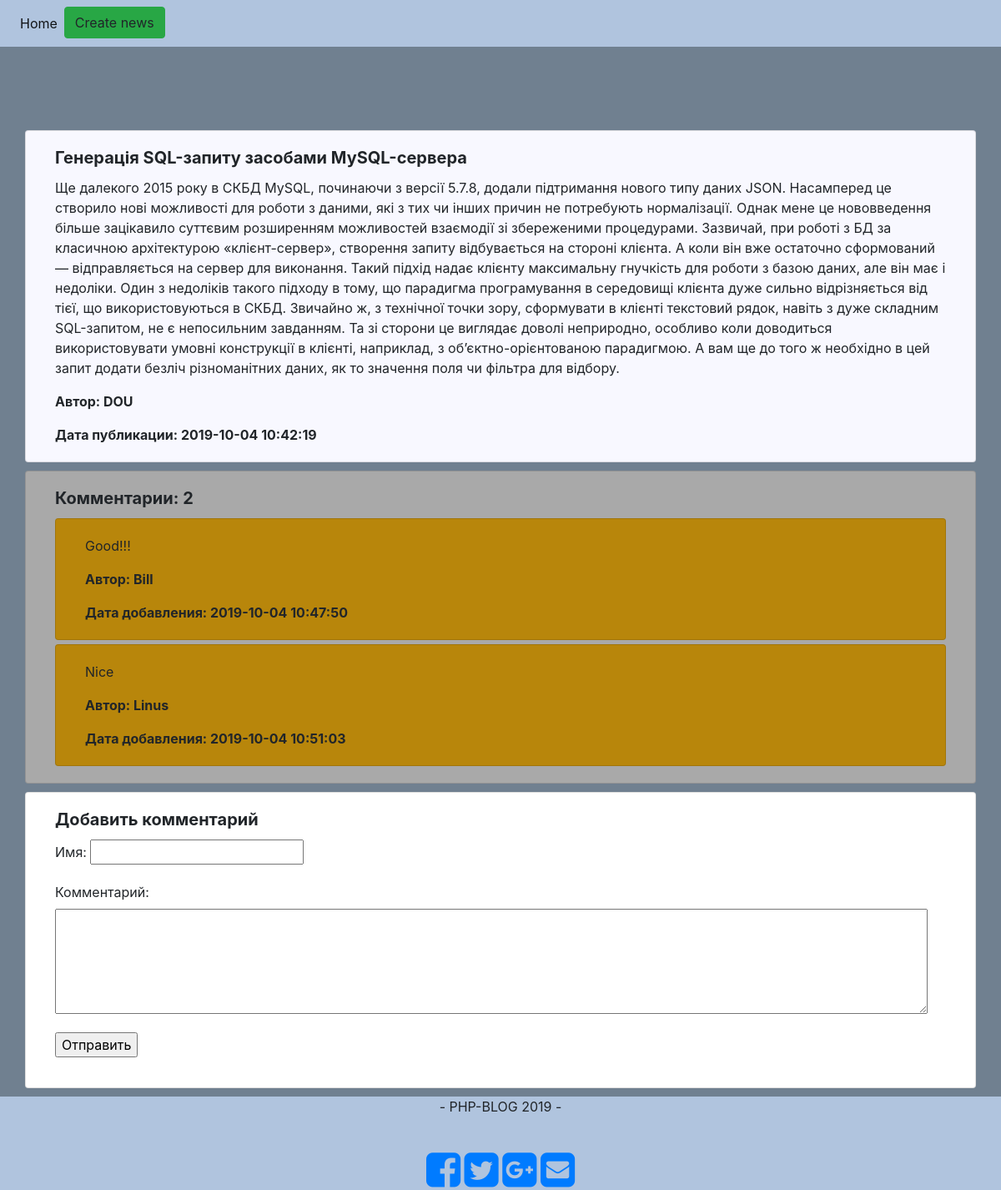
Page /news/view/1 on the committed database.
### tables this page shows
CREATE TABLE `news` (
  `id` int(11) NOT NULL,
  `author` varchar(255) NOT NULL,
  `date_d` timestamp NOT NULL DEFAULT CURRENT_TIMESTAMP,
  `name` varchar(255) NOT NULL,
  `text` text NOT NULL
);

CREATE TABLE `comments` (
  `id` int(11) NOT NULL,
  `author` varchar(255) NOT NULL,
  `news_id` int(11) NOT NULL,
  `comm` varchar(255) NOT NULL,
  `date_d` timestamp NOT NULL DEFAULT CURRENT_TIMESTAMP
);

### app/core/View.php (called while the page is built, shortened)
<?php
class View {
    public $template_view = 'main.php';
    function render() {
        include 'app/views/templates/' . $this->template_view;
    }
}

### app/controllers/Controller_News.php (called while the page is built, shortened)
<?php
class Controller_News extends Controller
{
    public $model_news;
    public $model_comment;
    public function __construct()
    {
        $this->model_news = new Model_News();
        $this->model_comment = new Model_Comment();
        $this->view->template_view = 'main.php';
    }
    public function action_view($id)
    {
        $this->view->comments = $this->model_comment->get_news_comments($id[0]);
        $this->view->count_comments = $this->model_comment->get_news_count_comments($id[0]);
        $this->view->one_news = $this->model_news->get_one_news($id[0]);
        $this->view->content_view = 'main/news_view.php';
        $this->view->render();
    }
}

### app/bootstrap.php (called while the page is built, shortened)
<?php
spl_autoload_register(function($class) {
    $path = str_replace('\\', '/', $class.'.php');
});
Route::start();

### index.php (called while the page is built)
<?php
require_once 'app/bootstrap.php';

### app/core/Model.php (called while the page is built, shortened)
<?php
class Model
{
    public function __construct()
    {
        $params = require 'app/config/db.php';
        $this->db = Db::getInstance($params['dsn'], $params['username'], $params['password']);
    }
}

### app/config/db.php (called while the page is built)
<?php
return [
    'dsn' => 'mysql:host=' . 'localhost' . ';dbname=' . 'php_blog',
    'username' => 'root',
    'password' => ''
];

### app/core/Db.php (called while the page is built, shortened)
<?php
class Db
{
    private static $_instance = null;
    public static function getInstance($dsn, $username, $password)
    {
        if (self::$_instance != null) {
            return self::$_instance;
        }
        return self::$_instance = new PDO(
            $dsn,
            $username,
            $password,
            [
                PDO::MYSQL_ATTR_INIT_COMMAND => "SET NAMES 'utf8'"
            ]
        );
    }
}

### app/models/Model_News.php (called while the page is built, shortened)
<?php
class Model_News extends Model
{
    public static function tableName()
    {
        return 'news';
    }
    public function get_one_news($id)
    {
        $query = 'SELECT * FROM ' . self::tableName() . ' WHERE id=:id';
        $stmt = $this->db->prepare($query);
        $stmt->bindParam(':id', $id);
        $stmt->execute();
        if ($result = $stmt->fetch()) {
            return $result;
        } else {
            return false;
        }
    }
}

### app/models/Model_Comment.php (called while the page is built, shortened)
<?php
class Model_Comment extends Model
{
    public static function tableName()
    {
        return 'comments';
    }
    public function get_news_comments($news_id)
    {
        $query = 'SELECT * FROM ' . self::tableName() . ' WHERE news_id=:news_id';
        $stmt = $this->db->prepare($query);
        $stmt->bindParam(':news_id', $news_id);
        $stmt->execute();
        if ($result = $stmt->fetchAll()) {
            return $result;
        } else {
            return false;
        }
    }
    public function get_news_count_comments($news_id)
    {
        $query = 'SELECT count(id) FROM ' . self::tableName() . ' WHERE news_id=:news_id';
        $stmt = $this->db->prepare($query);
        $stmt->bindParam(':news_id', $news_id);
        $stmt->execute();
        if ($result = $stmt->fetch()) {
            return $result;
        } else {
            return false;
        }
    }
}

### app/views/main/news_view.php (the view, shortened to what this page needs)
<?php
if ($this->one_news): ?>
    <div class="row">
        <div class="container" style="margin-top: 100px;">
            <div class="row">
                <div class="card col-sm-12" style="background-color: ghostwhite;">
                    <div class="card-body">
                        <h5 class="card-title"><strong><?= htmlspecialchars($this->one_news['name'], ENT_QUOTES | ENT_SUBSTITUTE) ?></strong></h5>
                        <p class="card-text"><?= htmlspecialchars($this->one_news['text'], ENT_QUOTES | ENT_SUBSTITUTE) ?></p>
                        <p class="card-text"><strong>Автор: <?= htmlspecialchars($this->one_news['author'], ENT_QUOTES | ENT_SUBSTITUTE) ?></strong></p>
                        <p class="card-text"><strong>Дата публикации: <?= htmlspecialchars($this->one_news['date_d'], ENT_QUOTES | ENT_SUBSTITUTE) ?></strong></p>
                    </div>
                </div>
            </div>
        </div>
        <div class="container" style="margin-top: 10px;">
            <div class="row">
                <div class="card col-sm-12" style="background-color: darkgray;">
                    <div class="card-body">
                        <h5 class="card-title"><strong>Комментарии: <?= $this->count_comments["count(id)"] ?></strong>
                        </h5>
                        <?php if (!empty($this->comments)): ?>
                            <?php foreach ($this->comments as $comment): ?>
                                <div class="card col-sm-12" style="margin-top: 5px;background-color: darkgoldenrod;">
                                    <div class="card-body">
                                        <p class="card-text"><?= htmlspecialchars($comment['comm'], ENT_QUOTES | ENT_SUBSTITUTE) ?></p>
                                        <p class="card-text"><strong>Автор: <?= htmlspecialchars($comment['author'], ENT_QUOTES | ENT_SUBSTITUTE) ?></strong></p>
                                        <p class="card-text"><strong>Дата
                                                добавления: <?= htmlspecialchars($comment['date_d'], ENT_QUOTES | ENT_SUBSTITUTE) ?></strong></p>
                                    </div>
                                </div>
                            <?php endforeach; ?>
                        <?php endif; ?>
                    </div>
                </div>
            </div>
        </div>
        <div class="container" style="margin-top: 10px;">
            <div class="row">
                <div class="card col-sm-12">
                    <div class="card-body">
                        <h5 class="card-title"><strong>Добавить комментарий</strong></h5>
                        <form name="comment" action="../add_comment" method="post">
                            <p>
                                <label>Имя:</label>
                                <input type="text" name="author"/>
                            </p>
                            <p>
                                <label>Комментарий:</label>
                                <br/>
                                <textarea name="comm" cols="100" rows="5"></textarea>
                            </p>
                            <p>
                                <input type="submit" value="Отправить"/>
                            </p>
                        </form>
                    </div>
                </div>
            </div>
        </div>
    </div>
<?php
endif;

### app/views/templates/main.php (style rules this page uses)
body { min-height: 800px; }

### rows in the picture
news: name "Генерація SQL-запиту засобами MySQL-сервера", text "Ще далекого 2015 року в СКБД MySQL, починаючи з версії 5.7.8, додали підтримання нового типу даних JSON. Насамперед це створило нові можливості для роботи з даними, які з тих чи інших причин не потребують нормалізації. Однак мене це нововведення більше зацікавило суттєвим розширенням можливостей взаємодії зі збереженими процедурами. Зазвичай, при роботі з БД за класичною архітектурою «клієнт-сервер», створення запиту відбувається на стороні клієнта. А коли він вже остаточно сформований — відправляється на сервер для виконання. Такий підхід надає клієнту максимальну гнучкість для роботи з базою даних, але він має і недоліки. Один з недоліків такого підходу в тому, що парадигма програмування…", author "DOU", date_d "2019-10-04 10:42:19"
comments: comm "Good!!!", author "Bill", date_d "2019-10-04 10:47:50"
comments: comm "Nice", author "Linus", date_d "2019-10-04 10:51:03"

### other values in the picture
$this->count_comments["count(id)"] "2"
